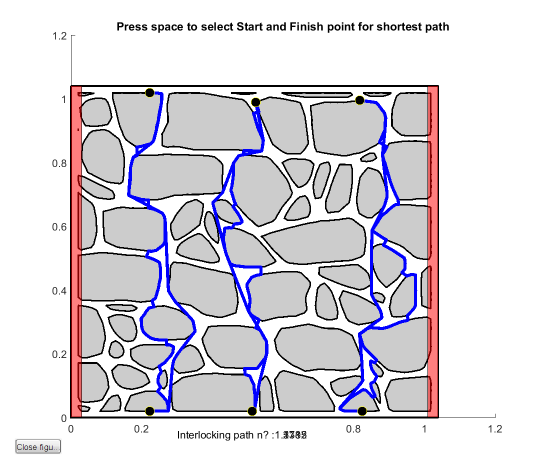
%> input picture Stone Pattern Generator/Scripts/data/TypoAN1.png, 1094 x 938 px (shown at 1/2 size)
$ octave --eval "cal_stone_size;"   (GNU Octave 9; MATLAB toolbox functions it lacks are replaced by stand-ins)
%> lines starting %> are read from the running program, lines starting %| are printed output that depends on the picture; in (x1, y1, x2, y2) boxes, pixels count from 0 and x2, y2 are one past the last pixel; in counts of white or black regions, pixels touching at a corner belong together; the program's own positions count from 1
### Stone Pattern Generator/Shortest_Path/get_polygons_from_picture.m
function [ polygons_coord ] = get_polygons_from_picture( folder,file,pic_bw_wb,Lx,Ly,dl,do_crop,per_crop)
%> called with folder = '..\..\Italian topologies\', file = 'TypoAN1.png', pic_bw_wb = 'bw', Lx = 1, Ly = 1, dl = 0.02
%GET_POLYGONS_FROM_PICTURE This function creates polygons out of a black and white picture.
%
% %%%%%% usage %%%%%%
%
% %% INPUTS %%%%%%%%%%%%%%%%%%%%%%%%%%%%%%%%%%%%%%%%%%%%%%%%%%%%%%%%%%%%%%%
%  - folder        : String containing the folder in which the picture is
%  - file          : String with the name of the picture, for instance
%                    'wall.png'.
%  - pic_bw_wb     : 'bw' if the stones are in black and the mortar in white,
%                    and 'wb' if the stones are white and the mortar black.
%  - Lx            : Length of the picture (in meters)
%  - Ly            : Height of the picture (in meters)
%  - dl            : Size of the frame to add (the stones can not touch the
%                    edges of the picture or they are not detected).
%
% %% OUTPUTS %%%%%%%%%%%%%%%%%%%%%%%%%%%%%%%%%%%%%%%%%%%%%%%%%%%%%%%%%%%%%%
%  - polygons_coord: Polygons coordinates in a 1xM cell array.
%
% %% AUTEUR : Martin HOFMANN
% %% DATE   : February 2016
% See also SHORTEST_PATH_FROM_PICTURE
%% %%%%%%%%%%%%%%%%%%%%%%%%%%%%%%%%%%%%%%%%%%%%%%%%%%%%%%%%%%%%%%%%%%%%%%%%
I = imread(strcat(folder,file));
%> I is the input picture: size 938x1094x3 uint8; mean R, G, B 220, 216.6, 222.7
I=rgb2gray(I);
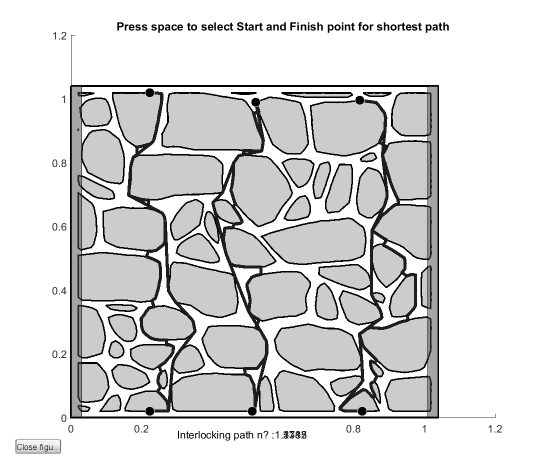
%> I: size 938x1094 uint8 (shown at 1/2 size); min 0, max 255, mean 218.3
disp(exist('do_crop'));
% if ()
BW = im2bw(I, graythresh(I)); % Transforms the picture into a true BW picture, with threshold determined by graythresh (Otsu's method)
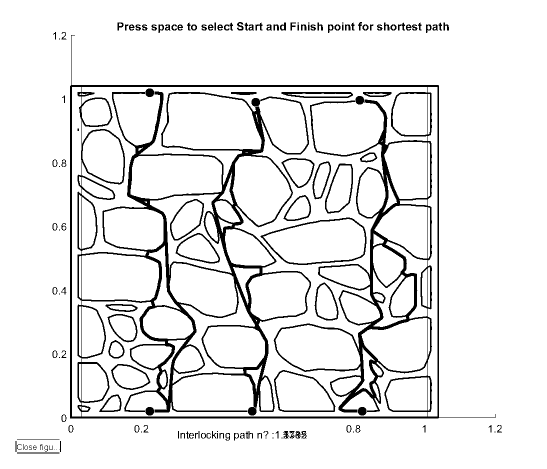
%> BW: size 938x1094 logical (shown at 1/2 size); 91.6% white; 147 black regions (24 under 20 px), largest, box (x1, y1, x2, y2) and area: (140, 70, 991, 837) 67326, (521, 435, 733, 530) 1559, (548, 740, 671, 824) 1042
if strcmp(pic_bw_wb,'wb') % If the stones are white, we reverse the picture
    BW=~BW;
end

nx=size(BW,2); % Number of pixels along x axis
ny=size(BW,1); % Number of pixels along y axis
BW = imcrop(BW, [0.02*nx 0.02*ny 0.96*nx 0.96*ny]);
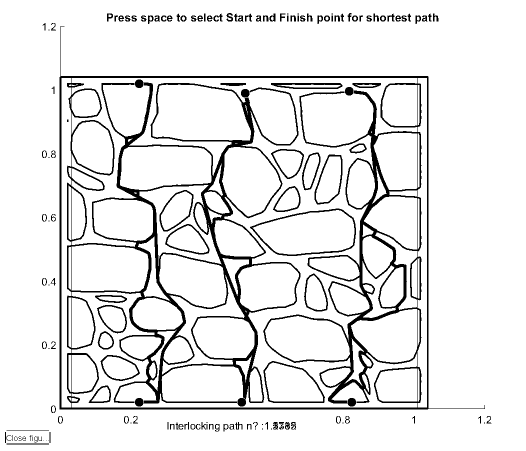
%> BW: size 901x1051 logical (shown at 1/2 size); 90.9% white; 147 black regions (24 under 20 px), largest, box (x1, y1, x2, y2) and area: (119, 52, 970, 819) 67326, (500, 417, 712, 512) 1559, (527, 722, 650, 806) 1042
nx=size(BW,2); % Number of pixels along x axis
ny=size(BW,1); % Number of pixels along y axis
sx=Lx/nx; % size of the pixels in x dimension
sy=Ly/ny; % size of the pixels in y dimension

n_dl_x=round(dl/sx); % Number of pixels to add along x direction
n_dl_y=round(dl/sy); % Number of pixels to add along y direction
dlx_true=n_dl_x*sx; % True dl added along x axis
dly_true=n_dl_y*sy; % True dl added along y axis

% Adding of the white (mortar) frame

BW=[ones(n_dl_y,nx);BW;ones(n_dl_y,nx)];
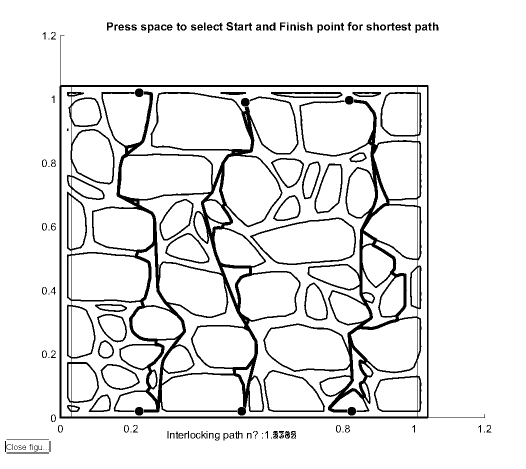
%> BW: size 937x1051 double (shown at 1/2 size); values 0 (black) and 1 (white), 91.3% white; 147 black regions (24 under 20 px), largest, box (x1, y1, x2, y2) and area: (119, 70, 970, 837) 67326, (500, 435, 712, 530) 1559, (527, 740, 650, 824) 1042
BW=[ones(ny+2*n_dl_y,n_dl_x),BW,ones(ny+2*n_dl_y,n_dl_x)];


[B] = bwboundaries(BW); % Detection of boundaries
%> B = 335 boundaries; largest, box (x1, y1, x2, y2) and points: (164, 174, 855, 833) 10758, (0, 0, 1093, 937) 4057, (140, 70, 991, 837) 3253, (144, 174, 163, 833) 1420, (856, 174, 875, 833) 1395
polygons=B;
%> polygons = 335 items

polygons_coord=cell(1,length(polygons)-1);
%> polygons_coord = 334 items
for i=2:length(polygons) % The first one is the outside frame
    for j=1:size(polygons{i},1)
        polygons_coord{i-1}(j,1)=(polygons{i}(j,2)-0.5)*sx; % Computation of x coordinates
        polygons_coord{i-1}(j,2)=Ly+2*dly_true-(polygons{i}(j,1)-0.5)*sy; % Computation of y coordinates
    end
end
to_del=[];
for i=1:numel(polygons_coord)
    if size(unique(polygons_coord{i},'rows'),1)<=3
        to_del=[to_del,i];
    end
end
%> after the loop, to_del = 43 values from 62 to 296
%> in cal_stone_size, `[polygons]=get_polygons_from_picture(folder,file_name,pic_type,Lx,Ly,d..`: polygons = 291 items
polygons_coord(to_del)=[];


end

### Stone Pattern Generator/Scripts/resizePolygon.m
function polygons = resizePolygon(polygons,dl,Lx,Ly)
%> called with dl = 0.02
% resizePolygon resize the polygons to the specific dimension
% polygons: input polygon
% Lx: assumed length of the wall
% Lx: assumed height of the wall
% dl: added length to the leftdown corner stone
%
% 09 Nov, 2019: modification of
% Shenghan Zhang, EESD, EPFL, <shenghan.zhang@epfl.ch>

if (nargin == 1)
    dl = 0;
    Lx = 1;
    Ly = 1;
    disp(['Supplement input parameters: Lx ',num2str(Lx), ...
                                    ',  Ly ',num2str(Ly), ...
                                    ',  dl ',num2str(dl), '.'])
elseif (nargin == 2)
    Lx = 1;
    Ly = 1;
    disp(['Supplement input parameters: dl ',num2str(dl), '.'])
elseif (nargin == 3)
    error('Input number is 3. Not defined.')
end

for i=1:length(polygons)
    coord_poly = polygons{i};
    if i == 1
        x_min = min(coord_poly(:,1));
        x_max = max(coord_poly(:,1));
        y_min = min(coord_poly(:,2));
        y_max = max(coord_poly(:,2));
    else
        x_min = min(x_min, min(coord_poly(:,1)));
        x_max = max(x_max, max(coord_poly(:,1)));
        y_min = min(y_min, min(coord_poly(:,2)));
        y_max = max(y_max, max(coord_poly(:,2)));
    end
end
%> this loop made 291 passes
%> (x_max, y_min, y_max) on passes 1 to 8: (0.107, 0.671, 0.684), (0.107, 0.53, 0.684), (0.107, 0.388, 0.684), (0.107, 0.247, 0.684), (0.124, 0.247, 0.684), (0.124, 0.247, 0.684), (0.124, 0.105, 0.684), (0.137, 0.0816, 0.684)
%> after the loop, x_max = 0.955; x_min = 0.03; y_max = 0.991; y_min = 0.0339

for i=1:length(polygons)
    coord_poly = polygons{i};
    coord_poly(:,1) = (coord_poly(:,1)-x_min)/(x_max-x_min)*Lx + dl;
    coord_poly(:,2) = (coord_poly(:,2)-y_min)/(y_max-y_min)*Ly + dl;
    polygons{i} = coord_poly;
end
%> after the loop, coord_poly = 58 rows, first 12: [1.01 0.0815; 1.01 0.0826; 1.01 0.0838; 1.01 0.085; 1.01 0.085; 1.01 0.085; 1.02 0.085; 1.02 0.085; 1.02 0.0838; 1.02 0.0838; 1.02 0.0826; 1.02 0.0815]; polygons = 291 items

end

### Stone Pattern Generator/Resampling/resample_polygons.m
function [ resampled_pos ] = resample_polygons( initial_pos,min_vertices,l_edges,span )
%> called with min_vertices = 5, l_edges = 0.01, span = 1
% RESAMPLE_POLYGONS resamples the polygons given a target edge length l_edges.
% It computes the mean position of a point around its "span" closest
% neighbors (if span is 0, then it does not average the value).
%
% %%%%%% usage %%%%%%
% %% INPUTS %%%%%%%%%%%%%%%%%%%%%%%%%%%%%%%%%%%%%%%%%%%%%%%%%%%%%%%%%%%%%%%
%  - initial_pos   : Mx1 Cell of Nx2 matrices containing the x-y coordinates
%                    of the vertices of the polygons.
%  - min_vertices  : minimum number of vertices.
%  - l_edges       : target edge length. The smaller the more vertices.
%  - span          : number of points taken to the right and to the left
%                    during averaging of the position.
%
% %% OUTPUTS %%%%%%%%%%%%%%%%%%%%%%%%%%%%%%%%%%%%%%%%%%%%%%%%%%%%%%%%%%%%%%
%  - resampled_pos : The new resampled polygons (Mx1 Cell containing the
%                    resampled polygons).
%
% %% AUTEUR : Martin HOFMANN
% %% DATE   : November 2015
%% %%%%%%%%%%%%%%%%%%%%%%%%%%%%%%%%%%%%%%%%%%%%%%%%%%%%%%%%%%%%%%%%%%%%%%%%
if l_edges==0 % If target length is 0, we do not resample the polygons

    resampled_pos=initial_pos;

else % Else, we resample

    resampled_pos=cell(1,size(initial_pos,2));
%> resampled_pos = 291 items
%> the loop in resample_polygons, `for i=1:length(initial_pos)` made 1 pass

    for i=1:length(initial_pos) % Iteration on all the stones

        poly=initial_pos{i};
%> the run ends on the next line
        perimeter=get_perimeter(poly); % Computation of the perimeter.
        n_vertices=max(min_vertices,round(perimeter/l_edges)); % Computation of the number of edges
        n=size(poly,1);

        if n_vertices<n % If the targeteted number of vertices is bigger than the number of vertices of the polygon, we do not resample

            poly=[poly(end-span+1:end,:);poly;poly(1:span,:)];
            dn=floor(n/n_vertices);
            ind=1+span;
            new_poly=zeros(n_vertices,2);
            k=1;

            while ind<n+1 || k<=n_vertices % Computation of the new vertices

                new_poly(k,1)=mean(poly(ind-span:ind+span,1));
                new_poly(k,2)=mean(poly(ind-span:ind+span,2));
                ind=ind+dn;
                k=k+1;

            end

            new_poly = unique(new_poly, 'rows','stable');
            resampled_pos{i}=new_poly;

        else

            resampled_pos{i}=poly;

        end

    end

end

end

### Stone Pattern Generator/Scripts/cal_stone_size.m
function cal_stone_size
% MAIN_CAL_STONE_SIZE This function calculates: (1) the distribution of stones;
% (2) The block area ratio.
% SEE shortest_path_from_picture.m
% 09 Nov, 2019
% Shenghan Zhang <shenghan.zhang@epfl.ch>

clear variables;
clc;
% addpath(genpath('Y:\06_File_Transfer\For_Shenghan\Pattern_analysis_for_Shenghan\'))
addpath(genpath('..\Tools\'))
addpath('..\Cal_Visibility')
addpath(genpath('..'));
%% PARAMETERS DEFINITION
opt_input = 'paper'; % choose between 'example' or 'paper'
opt_figure = 2;
if (strcmp(opt_input,'paper'))
    folder='..\..\Italian topologies\'; % Folder in which the picture is
    %file = {{'TypoA.png'},{'TypoD.png'}};
    %file = {{'TypoA.png','TypoAN1.png','TypoAN2.png','TypoAN3.png'}, {'TypoB.png','TypoBN1.png','TypoBN2.png','TypoBN3.png'},{'TypoC.png','TypoCN1.png','TypoCN2.png','TypoCN3.png'},{'TypoD.png','TypoDN1.png','TypoDN2.png','TypoDN3.png'},{'TypoE.png','TypoEN1.png','TypoEN2.png','TypoEN3.png'}};
    % file = {{'TypoA.png','TypoAN1.png','TypoAN2.png','TypoAN3.png'},...
    %         {'TypoB.png','TypoBN1.png','TypoBN2.png','TypoBN3.png'},...
    %         {'TypoC.png','TypoCN1.png','TypoCN2.png','TypoCN3.png'},...
    %         {'TypoD.png','TypoDN1.png','TypoDN4_3.png','TypoDN5_5.png'},...
    %         {'TypoE.png','TypoEM1.png','TypoEM3.png','TypoEM5.png'}};
    file = {{'TypoAN1.png','TypoAN2.png','TypoAN3.png'},...
            {'TypoBN1.png','TypoBN2.png','TypoBN3.png'},...
            {'TypoCN1.png','TypoCN2.png','TypoCN3.png'},...
            {'TypoDN1.png','TypoDN4_3.png','TypoDN5_5.png'},...
            {'TypoEO1.png','TypoEO3.png','TypoEO5.png'}};
elseif (strcmp(opt_input,'example'))
    % folder='.\';
    folder='';
    file = {{'MySavedPlot1.png'}};
end
stone_size_file = cell(length(file),3);
stone_size_ratio_tot = zeros(length(file),3);
stone_size_ratio_indvd = zeros(length(file),3);
pic_type = 'bw'; % Type of the picture : 'bw' if the stones are darker than the mortar, 'wb' for the opposite
first_pic_diff= false; % If true, the pic_type is overiden.
Lx=1.0; % Length of the picture
Ly=1.0; % Height of the picture

% RESAMPLING OPTIONS
dl=0.02;% If necessary, put non-zero value to add a mortar layer
min_vertices=5; % Minimum number of vertices by stone
l_edges=0.01; % Length of the resampled edges of the polygons
span=1; % Span of the averaging of the vertices coordinates during resampling
do_resample = true;

%% CALCULATING THE STONE SIZE DISTRIBUTION
addpath(genpath('..'));
for f = 1:length(file)
    for e = 1:length(file{f})
        file_name = file{f}{e};
        disp(file_name);
        if first_pic_diff
            if e == 1
                pic_type = 'wb';
            else
                pic_type = 'bw';
            end
        end
        [polygons]=get_polygons_from_picture(folder,file_name,pic_type,Lx,Ly,dl); % Get the polygons from BW picture
        polygons = resizePolygon(polygons,dl);
        if do_resample
            resampled_stones=resample_polygons(polygons,min_vertices,l_edges,span); % Resampling + Deleting redundant vertices
        end
        fig1 = figure;
        %          plot( [0,1.04,1.04,0, 0] , [0,0,1.04,1.04, 0], 'k','linewidth',1.5);
        hold on
        for s = 1:length(resampled_stones)
            r_stone = resampled_stones{s};
            if opt_figure == 1
                plot(r_stone(:,1),r_stone(:,2))
            elseif opt_figure == 2
                % patch( r_stone(:,1), r_stone(:,2),[0.8 0.8 0.8]);
                patch( r_stone(:,1), r_stone(:,2), 0.1*ones(length(r_stone(:,1)),1), ...
                    'k' , 'EdgeColor' , [0 0 0] , 'FaceColor' , [0.8 0.8 0.8] , 'linewidth' , 1.5);
                %  patch( r_stone(:,1), r_stone(:,2),0.1*ones(size(r_stone,1),1),'k' , 'EdgeColor' , [0 0 0] , 'FaceColor' , [0.8 0.8 0.8] , 'linewidth' , 1.5 );
                % fill( r_stone(:,1), r_stone(:,2),0.1*ones(size(r_stone,1),1), [0.8 0.8 0.8]);
            end
        end
        tol = 1e-2;
        are_equ = @(a,b)(abs(a-b)<tol);
        area = [];
        area_bb = [];
        count_boun = zeros(4,1);
        min_max = zeros(4,length(polygons));
        for i = 1:length(polygons)
            coord_i = polygons{i};
            min_max(:,i) = [min(coord_i(:,1)),max(coord_i(:,1)),min(coord_i(:,2)),max(coord_i(:,2))];
        end
        min_x = min(min_max(1,:));
        max_x = max(min_max(2,:));
        min_y = min(min_max(3,:));
        max_y = max(min_max(4,:));
        for i = 1:length(polygons)
            coord_i = polygons{i};
            if ~(are_equ(max(coord_i(:,1)),max_x)||...
                    are_equ(max(coord_i(:,2)),max_y)||...
                    are_equ(min(coord_i(:,1)),min_x)||...
                    are_equ(min(coord_i(:,2)),min_y))
                area_i = polyarea(coord_i(:,1),coord_i(:,2));
                bb = fcn_minBoundingBox([coord_i(:,1), coord_i(:,2)]');
                area_bb_i = polyarea(bb(1,[1:4 1]), bb(2,[1:4 1]));
                if opt_figure == 1
                    plot(bb(1,[1:4 1]), bb(2,[1:4 1]),'b-');
                elseif opt_figure == 2
                    plot(bb(1,[1:4 1]), bb(2,[1:4 1]),'r', 'linewidth' , 0.5);

                end
                area = [area area_i]; % getting the sum of the areas of the stone
                area_bb = [area_bb area_bb_i]; % getting the sum of the areas of the bounding box
                %                 min_max(:,i) = [min(coord_i(:,1)),max(coord_i(:,1)),min(coord_i(:,2)),max(coord_i(:,2))];
            end
            %              print(fig,'bonding_box','-dpdf')
            if are_equ(max(coord_i(:,1)),max_x)
                count_boun(1) = count_boun(1)+1;
            end
            if are_equ(max(coord_i(:,2)),max_y)
                count_boun(2) = count_boun(2)+1;
            end
            if are_equ(min(coord_i(:,1)),min_x)
                count_boun(3) = count_boun(3)+1;
            end
            if are_equ(min(coord_i(:,2)),min_y)
                count_boun(4) = count_boun(4)+1;
            end
        end
        %             set(gca,'children',flipud(get(gca,'children')))
        axis equal;
        set(fig1.CurrentAxes,'visible','off');
        axis([0.019 1.025 0.019 1.025])
        paperunits='centimeters';
        filewidth=5.;%cm
        fileheight=5.;%cm
        filetype='pdf';
        res=300;%resolution
        scale = 1.0;
        size=[filewidth fileheight]*scale;
        set(gcf,'paperunits',paperunits,'paperposition',[0 0 size]);
        set(gcf, 'PaperSize', size);
        print(gcf,'filename','-dpdf','-r0')
        %             saveas(gcf,'bonding_box2',filetype)
        count_boun;
        stone_size_file{f,e}=area;
        stone_size_ratio_tot(f,e) = sum(area)/sum(area_bb);
        stone_size_ratio_indvd(f,e) = sum(area./area_bb)/length(area);
    end
end
%% PLOTTING THE FIGURE ONLY IF WE HAVE THE PAPER OPTION
%
if (strcmp(opt_input,'paper'))
    figure
    % This figure plot the block area ratio v.s. stone typology
    hold on
    for f = 1:length(file)
        for e = 1:length(stone_size_ratio_tot(f,:))
            plot(f,stone_size_ratio_tot(f,e),'s')
        end
    end
    xticks([1 2 3 4 5])
    xticklabels({'A','B','C','D','E'})
    xlabel('stone typology')
    ylabel('sum(stone\_area) / sum(bounding\_box\_area)')
    % ylabel('sum(stone\_area / bounding\_box\_area)/nb\_stones')
    %%
    stone_std_file_ = cell(length(file),1);
    opt_seperate_samples = true;
    stone_size_file_= cell(length(file),1);
    area_tot_ = [];
    for f = 1:length(file)
        area_=[];
        for e = 1:length(file{f})
            if e==1
                area = stone_size_file{f,e};
                stone_std_file_{f} = area;
            else
                area = stone_size_file{f,e};
                area_ = [area_, area];
            end
        end
        area_tot_ = [area_tot_, area_];
        stone_size_file_{f} = area_;
    end
    typology = {'A','B','C','D','E'};

    %%
    %

    h = figure;
    % This figure plots, for each typolgy, the CDF of stone size
    % distributoin.
    % Note that we assume that the first picture in each subarry is the
    % reference typology
    set(gca,'fontsize',14)
    hold on
    for f = 1:length(file)
        [s1,c1] = sort_stones(stone_std_file_{f});
        [s2,c2] = sort_stones(stone_size_file_{f});
        subplot(2,3,f)
        line1 = plot(s1,c1,'--','linewidth',2);
        hold on
        if opt_seperate_samples
            for e = 1:length(file{f})-1
                [s2,c2] = sort_stones(stone_size_file{f,e+1});
                line2 = plot(s2,c2,'r');
            end
        else
            line2 = plot(s2,c2);
        end
        %     xlabel('stone size')
        %     ylabel('CDF')
        xlim([0 0.08])
        str = sprintf('Typology %s',typology{f});
        title(str);
    end
    hL = legend([line1,line2],{'reference','generated'});
    newPosition = [0.7 0.2 0.2 0.2];
    newUnits = 'normalized';
    set(hL,'Position', newPosition,'Units', newUnits);
    h1 = subplot(2,3,1);
    h4 = subplot(2,3,4);

    p1 = get(h1,'position');
    p2 = get(h4,'position');
    height = p1(2)+p1(4)-p2(2);
    h3 = axes('position',[p2(1) p2(2) p2(3) height],'visible','off');
    hy_label=ylabel('CDF','visible','on');
    h6 = subplot(2,3,6);
    p3 = get(h6,'position');
    width = p3(1)+p3(3)-p2(1);
    h4 = axes('position',[p2(1) p2(2) width p2(4)],'visible','off');
    hx_label=xlabel('stone size (m^2)','visible','on');
    delete(h6)
    set(h,'Units','Inches');
    pos = get(h,'Position');
    set(h,'PaperPositionMode','Auto','PaperUnits','Inches','PaperSize',[pos(3), pos(4)])
end
end

% [7 lines left out: function sort_stones, not called in this run]

$ run again, with Stone Pattern Generator/Scripts/data/TypoA.png copied over Stone Pattern Generator/Scripts/data/TypoAN1.png
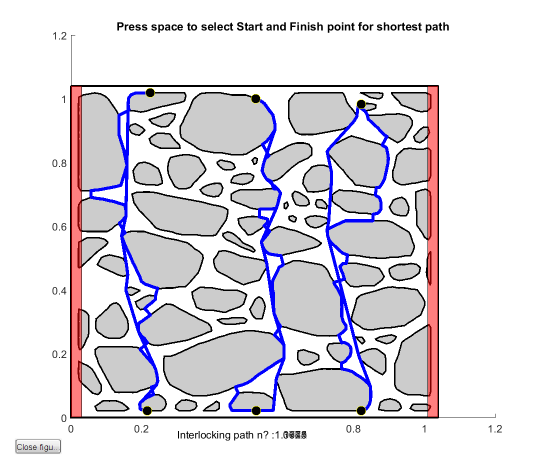
%> input picture Stone Pattern Generator/Scripts/data/TypoA.png, 1094 x 938 px (shown at 1/2 size)
%> in get_polygons_from_picture, I is the input picture: size 938x1094x3 uint8; mean R, G, B 223.3, 219.9, 225.9
%> I: size 938x1094 uint8
%> in get_polygons_from_picture, `BW = im2bw(I, graythresh(I)); % Transforms the picture into a true BW ..`:
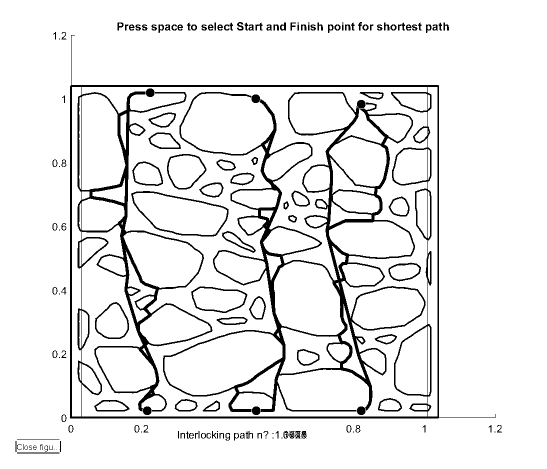
%> BW: size 938x1094 logical (shown at 1/2 size); 92% white; 154 black regions (23 under 20 px), largest, box (x1, y1, x2, y2) and area: (140, 70, 991, 837) 32415, (326, 184, 851, 830) 31575, (262, 382, 457, 473) 1447
%> in get_polygons_from_picture, `BW=[ones(n_dl_y,nx);BW;ones(n_dl_y,nx)];`:
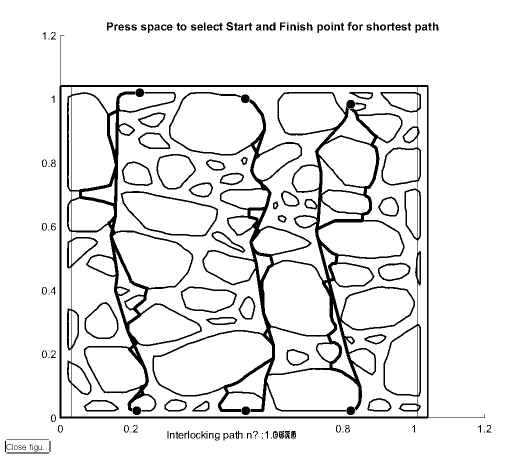
%> BW: size 937x1051 double (shown at 1/2 size); values 0 (black) and 1 (white), 91.6% white; 154 black regions (23 under 20 px), largest, box (x1, y1, x2, y2) and area: (119, 70, 970, 837) 32415, (305, 184, 830, 830) 31575, (241, 382, 436, 473) 1447
%> B = 350 boundaries; largest, box (x1, y1, x2, y2) and points: (326, 184, 851, 824) 6386, (164, 174, 855, 833) 5399, (0, 0, 1093, 937) 4057, (140, 70, 991, 837) 3253, (856, 174, 875, 833) 1395
%> in get_polygons_from_picture, `polygons=B;`: polygons = 350 items
%> polygons_coord = 349 items
%> the loop in get_polygons_from_picture, `for i=1:numel(polygons_coord)` made 349 passes
%> to_del on passes 31, 43: 31, [31 43]
%> after the loop in get_polygons_from_picture, `for i=1:numel(polygons_coord)`: to_del = 48 values from 31 to 311
%> in cal_stone_size, `[polygons]=get_polygons_from_picture(folder,file_name,pic_type,Lx,Ly,d..`: polygons = 301 items
%> the loop in resizePolygon, `for i=1:length(polygons)` made 301 passes
%> (x_max, y_min, y_max) on passes 1 to 8: (0.107, 0.671, 0.684), (0.107, 0.53, 0.684), (0.107, 0.388, 0.684), (0.107, 0.247, 0.684), (0.124, 0.247, 0.684), (0.124, 0.247, 0.684), (0.124, 0.105, 0.684), (0.137, 0.0816, 0.684)
%> after the loop in resizePolygon, `for i=1:length(polygons)`: x_max = 0.955; x_min = 0.03; y_max = 0.991; y_min = 0.0339
%> after the loop in resizePolygon, `for i=1:length(polygons)`: coord_poly = 58 rows, first 12: [1.01 0.0815; 1.01 0.0826; 1.01 0.0838; 1.01 0.085; 1.01 0.085; 1.01 0.085; 1.02 0.085; 1.02 0.085; 1.02 0.0838; 1.02 0.0838; 1.02 0.0826; 1.02 0.0815]; polygons = 301 items
%> the loop in resample_polygons, `for i=1:length(initial_pos)` made 1 pass
